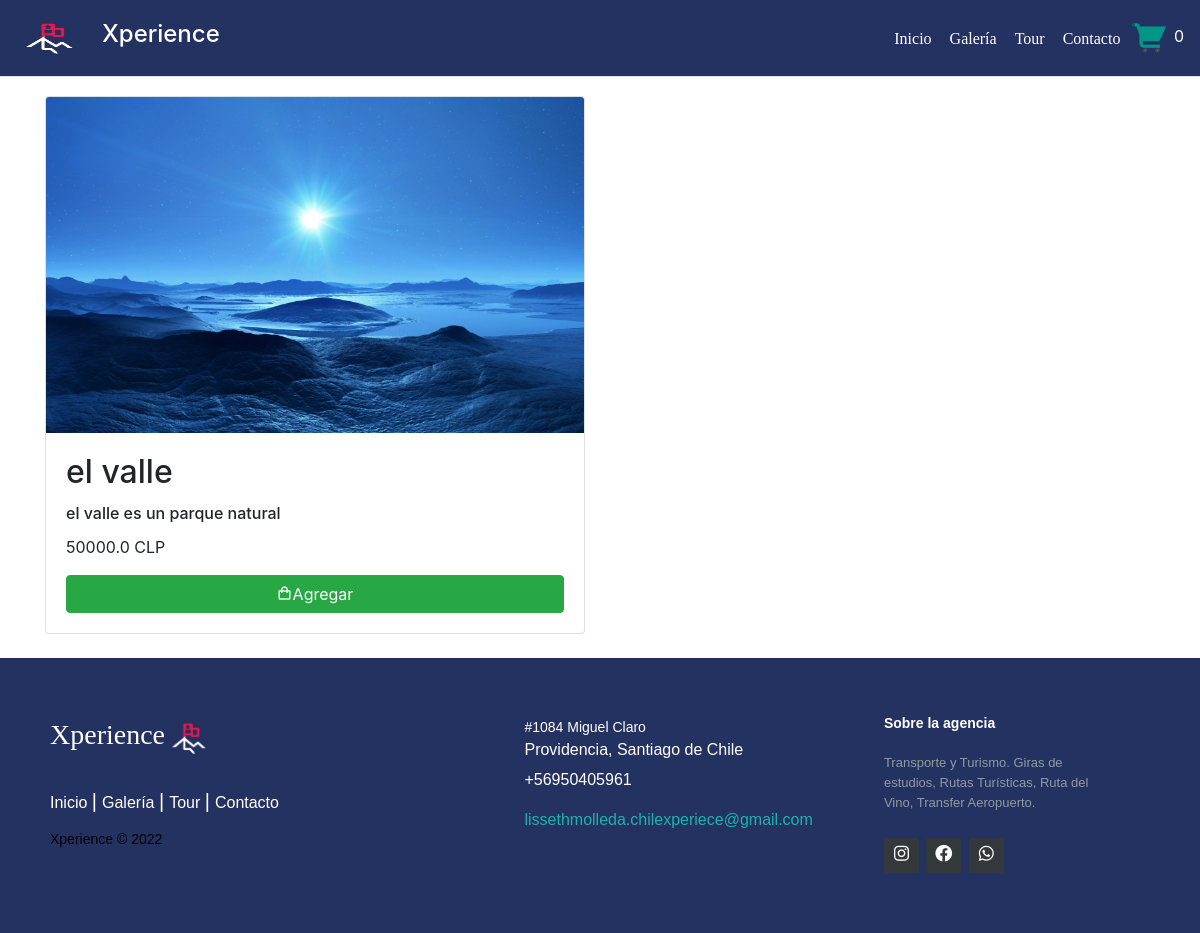
Page /tour.php on the committed database.
### tables this page shows
CREATE TABLE `tour` (
  `id` int(11) NOT NULL,
  `codigo` int(11) NOT NULL,
  `foto` varchar(100) NOT NULL,
  `nombre` varchar(100) NOT NULL,
  `preciogeneral` decimal(10,1) NOT NULL,
  `horasalida` varchar(10) NOT NULL,
  `horallegada` varchar(10) NOT NULL,
  `descripcionitinerario` varchar(500) NOT NULL,
  `descripciongeneral` varchar(500) NOT NULL
);

### carro/funciones.php (called while the page is built, shortened)
<?php
function cantidadTour(){
    $cantidad = 0;
    return $cantidad;
}
?>

### src/Tour.php (called while the page is built, shortened)
<?php
    class Tour{
        private $cn = null;
    public function __construct(){
        $this->config = parse_ini_file(__DIR__.'/../config.ini') ;
        $this->cn = new \PDO( $this->config['dns'], $this->config['usuario'],$this->config['clave'],array(
            \PDO::MYSQL_ATTR_INIT_COMMAND => 'SET NAMES utf8'
        ));
    }
    public function mostrar(){
        $sql = "SELECT * FROM tour";
        $resultado = $this->cn->prepare($sql);
        if($resultado->execute())
            return $resultado->fetchAll();
        return false;
    }
    }
?>

### tour.php (the view, shortened to what this page needs)
<?php
require 'carro/funciones.php';
?>
<!DOCTYPE html>
<html lang="es">
<head>
  <link rel="stylesheet" href="https://cdn.jsdelivr.net/npm/bootstrap@4.6.1/dist/css/bootstrap.min.css"
>
  <link href='https://unpkg.com/boxicons@2.1.1/css/boxicons.min.css' rel='stylesheet'>
  <link rel="stylesheet" href="estilo/estilo-menu.css">
  <link rel="stylesheet" href="estilo/estilo-footer.css" rel="stylesheet" type="text/css">
</head>
<body>
  <nav class="navbar navbar-expand-lg navbar nav-tabs fixed-top">
    <a class="navbar-brand" href="index.php"><img src="imagenes/logo.jpeg" alt="" width="70px" height="50px"></a>
    <h4 class="text-white">Xperience</h4>
    <div class="collapse navbar-collapse nav justify-content-end" id="navbarNav" class="menu">
      <ul class="navbar-nav">
        <li class="nav-item active">
          <a class="nav-link text-white tipografia-futura" href="index.php">Inicio <span class="sr-only">(current)</span></a>
        </li>
        <li class="nav-item">
          <a class="nav-link text-white tipografia-futura" href="galeria.php">Galería</a>
        </li>
        <li class="nav-item">
          <a class="nav-link text-white tipografia-futura" href="tour.php">Tour</a>
        </li>
        <li class="nav-item">
          <a class="nav-link text-white tipografia-futura" href="contacto.php">Contacto</a>
        </li>
        <li class="nav-item">
          <a href="carro/index.php"><img src="imagenes/iconos/carro-compra.png" alt="" width="40px" height="40px"></a>
          <span class="text-white"><?php print cantidadTour(); ?></span>
        </li>
      </ul>
    </div>
  </nav>
  <br>
  <br>
  <br>
  <br>
  <div class="container">
  <div class="row">
  <?php
      $tour = new conexion\Tour;
      $info_producto = $tour->mostrar();
      $cantidad = count($info_producto);
      if ($cantidad > 0) {
        for ($x = 0; $x < $cantidad; $x++) {
          $item = $info_producto[$x];
      ?>
            <div class="col-sm-6">
              <div class="card">
                <?php
                $foto = './imagenes/tour/' . $item['foto'];
                if (file_exists($foto)) {
                ?>
                  <img class="card-img-top" src="<?php print $foto; ?>" alt="Card image cap">
                <?php } else { ?>
                  <img src="imagenes/imagen_no_disponible.png" class="img-responsive img-producto">
                <?php } ?>
                <div class="card-body">
                  <h2 class="card-title"><?php print $item['nombre'] ?></h2>
                  <h6 class="card-title"><?php print $item['descripciongeneral'] ?></h6>
                  <p class="card-text"><?php print $item['preciogeneral']?> CLP</p>
                  <a href="carro/index.php?id=<?php print $item['id'] ?>" class="btn btn-success btn-block">
                    <i class='bx bx-shopping-bag'></i>Agregar
                  </a>
                </div>
              </div>
              <br>
            </div>
        <?php
        }
      } else { ?>
        <h4>NO HAY REGISTROS</h4>
      <?php } ?>
      </div>
  </div>
  <footer class="footer-distributed" id="contacto_footer">
    <div class="footer-left">
      <h3>Xperience<span><img src="imagenes/logo.jpeg" alt="" width="50px" height="50px"></span></h3>
      <p class="footer-links">
        <a href="index.html" class="link-1">Inicio</a>
        <a href="galeria.html">Galería</a>
        <a href="tour.php">Tour</a>
        <a href="contacto.php">Contacto</a>
      </p>
      <p class="footer-company-name">Xperience © 2022</p>
    </div>
    <div class="footer-center">
      <div>
        <p><span>#1084 Miguel Claro</span> Providencia, Santiago de Chile</p>
      </div>
      <div>
        <p>+56950405961</p>
      </div>
      <div>
        <p><a href="mailto:lissethmolleda.chilexperiece@gmail.com">lissethmolleda.chilexperiece@gmail.com</a></p>
      </div>
    </div>
    <div class="footer-right">
      <p class="footer-company-about">
        <span>Sobre la agencia</span>
        Transporte y Turismo.
        Giras de estudios, Rutas Turísticas, Ruta del Vino, Transfer Aeropuerto.
      </p>
      <div class="footer-icons">
        <a href="https://www.instagram.com/chile.experience_/"><i class="bx bxl-instagram"></i></a>
        <a href="https://www.facebook.com/profile.php?id=100084435280034&is_tour_completed=true"><i
            class="bx bxl-facebook-circle "></i></a>
        <a href=""><i class="bx bxl-whatsapp"></i></a>
      </div>
    </div>
  </footer>
</body>
</html>

### estilo/estilo-menu.css (style rules this page uses)
nav { background: rgb(36, 50, 97); }
ul li a { font-family: futura; }

### estilo/estilo-footer.css (style rules this page uses)
.footer-distributed { background: rgb(36, 50, 97); box-shadow: 0 1px 1px 0 rgba(0, 0, 0, 0.12); box-sizing: border-box; width: 100%; text-align: left; font: bold 16px sans-serif; padding: 55px 50px; }
.footer-distributed .footer-left, .footer-distributed .footer-center, .footer-distributed .footer-right { display: inline-block; vertical-align: top; }
.footer-distributed .footer-left { width: 40%; }
.footer-distributed h3 { color: #ffffff; font: normal 36px; font-family: blankit; margin: 0; }
.footer-distributed h3 span { color: lightseagreen; }
.footer-distributed .footer-links { color: #ffffff; margin: 20px 0 12px; padding: 0; }
.footer-distributed .footer-links a { display:inline-block; line-height: 1.8; font-weight:400; text-decoration: none; color: inherit; }
.footer-distributed .footer-company-name { color: rgb(0, 0, 0); font-size: 14px; font-weight: normal; margin: 0; }
.footer-distributed .footer-center { width: 35%; }
.footer-distributed .footer-center p { display: inline-block; color: #ffffff; font-weight:400; vertical-align: middle; margin:0; }
.footer-distributed .footer-center p span { display:block; font-weight: normal; font-size:14px; line-height:2; }
.footer-distributed .footer-center p a { color: lightseagreen; text-decoration: none;; }
.footer-distributed .footer-links a:before { content: "|"; font-weight:300; font-size: 20px; left: 0; color: #fff; display: inline-block; padding-right: 5px; }
.footer-distributed .footer-links .link-1:before { content: none; }
.footer-distributed .footer-right { width: 20%; }
.footer-distributed .footer-company-about { line-height: 20px; color: #92999f; font-size: 13px; font-weight: normal; margin: 0; }
.footer-distributed .footer-company-about span { display: block; color: #ffffff; font-size: 14px; font-weight: bold; margin-bottom: 20px; }
.footer-distributed .footer-icons { margin-top: 25px; }
.footer-distributed .footer-icons a { display: inline-block; width: 35px; height: 35px; cursor: pointer; background-color: #33383b; border-radius: 2px; font-size: 20px; color: #ffffff; text-align: center; line-height: 35px; margin-right: 3px; margin-bottom: 5px; }

### rows in the picture
tour: foto (picture), nombre "el valle", descripciongeneral "el valle es un parque natural", preciogeneral "50000.0"

### other values in the picture
cantidadTour() "0"
